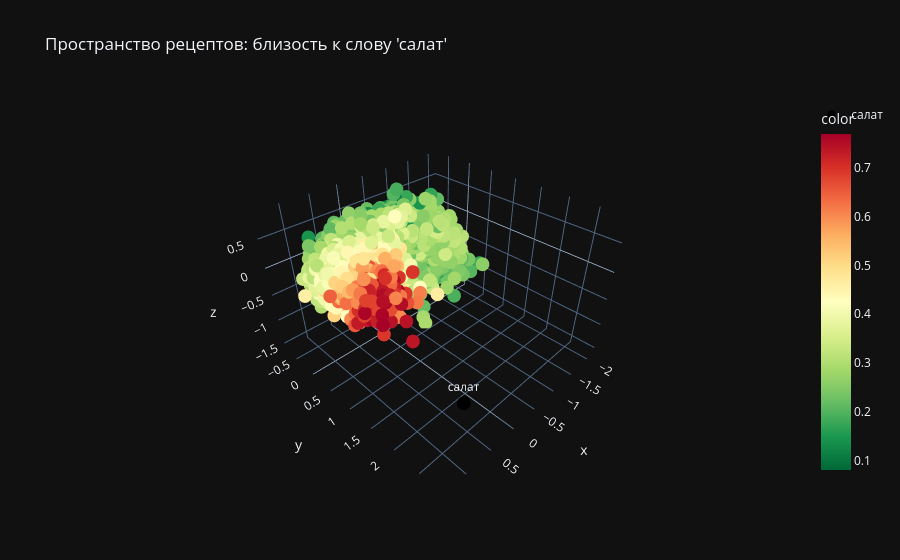

Notebook code cell kept with this figure:
### Code cell
import plotly.express as px

fig = px.scatter_3d(
    x=recipe_3d[:, 0],
    y=recipe_3d[:, 1],
    z=recipe_3d[:, 2],
    color=similarities,
    color_continuous_scale='RdYlGn_r',
    hover_name=recipe_names,
    title="Пространство рецептов: близость к слову 'салат'"
)

# точка "салат"
fig.add_scatter3d(
    x=[salad_3d[0]],
    y=[salad_3d[1]],
    z=[salad_3d[2]],
    mode='markers+text',
    marker=dict(size=8, color='black'),
    text=['салат'],
    textposition='top center',
    name='салат'
)

fig.show()

### Figure 1 — Plotly figure (JSON) as saved in the notebook; plotly's stock layout.template omitted (floating-point values rounded to 4 significant figures; data arrays with more than 128 entries replaced by an {"elided": "..."} marker saying what was removed)
{"data": [{"hovertemplate": "<b>%{hovertext}</b><br><br>x=%{x}<br>y=%{y}<br>z=%{z}<br>color=%{marker.color}<extra></extra>", "hovertext": {"elided": "5800 str values"}, "legendgroup": "", "marker": {"color": {"elided": "5800 float values"}, "coloraxis": "coloraxis", "symbol": "circle"}, "mode": "markers", "name": "", "scene": "scene", "showlegend": false, "x": {"elided": "5800 float values"}, "y": {"elided": "5800 float values"}, "z": {"elided": "5800 float values"}, "type": "scatter3d"}, {"marker": {"color": "black", "size": 8}, "mode": "markers+text", "name": "салат", "text": ["салат"], "textposition": "top center", "x": [0.9856], "y": [2.822], "z": [-0.3778], "type": "scatter3d"}], "layout": {"scene": {"domain": {"x": [0.0, 1.0], "y": [0.0, 1.0]}, "xaxis": {"title": {"text": "x"}}, "yaxis": {"title": {"text": "y"}}, "zaxis": {"title": {"text": "z"}}}, "coloraxis": {"colorbar": {"title": {"text": "color"}}, "colorscale": [[0.0, "rgb(0,104,55)"], [0.1, "rgb(26,152,80)"], [0.2, "rgb(102,189,99)"], [0.3, "rgb(166,217,106)"], [0.4, "rgb(217,239,139)"], [0.5, "rgb(255,255,191)"], [0.6, "rgb(254,224,139)"], [0.7, "rgb(253,174,97)"], [0.8, "rgb(244,109,67)"], [0.9, "rgb(215,48,39)"], [1.0, "rgb(165,0,38)"]]}, "legend": {"tracegroupgap": 0}, "title": {"text": "Пространство рецептов: близость к слову 'салат'"}}}
